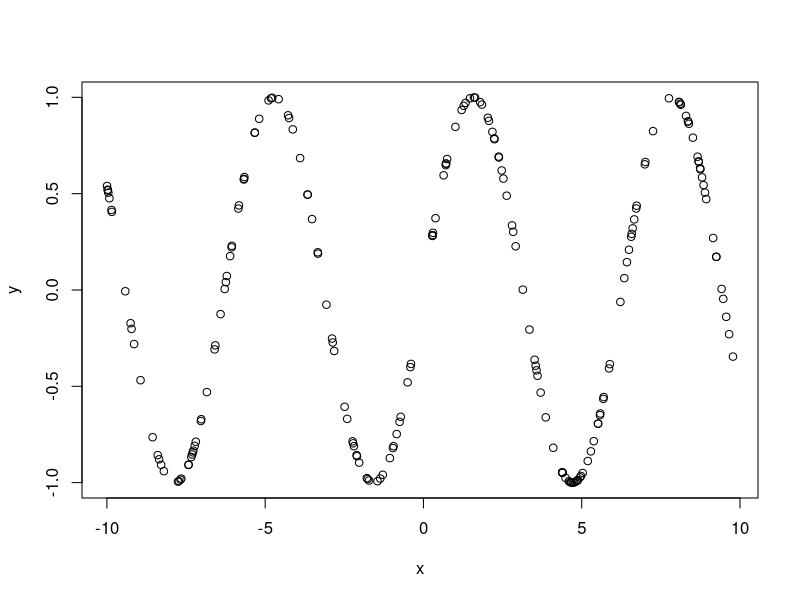
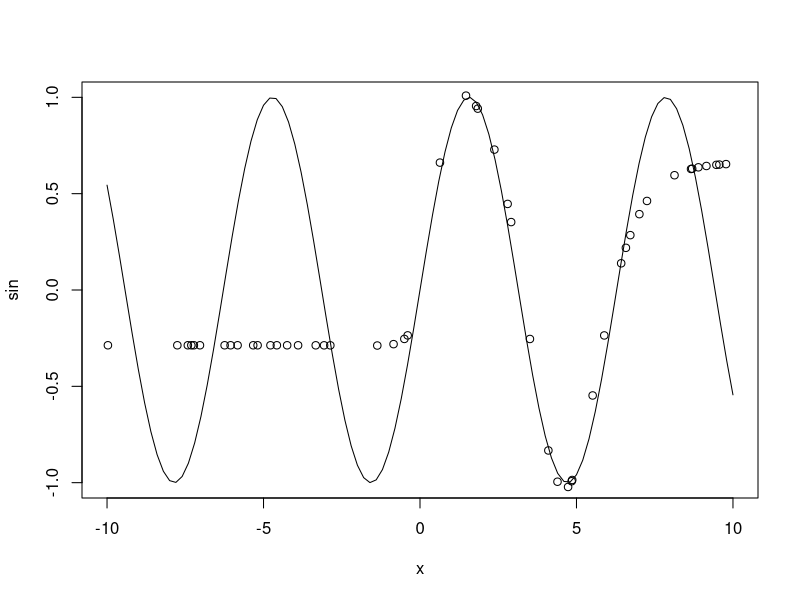
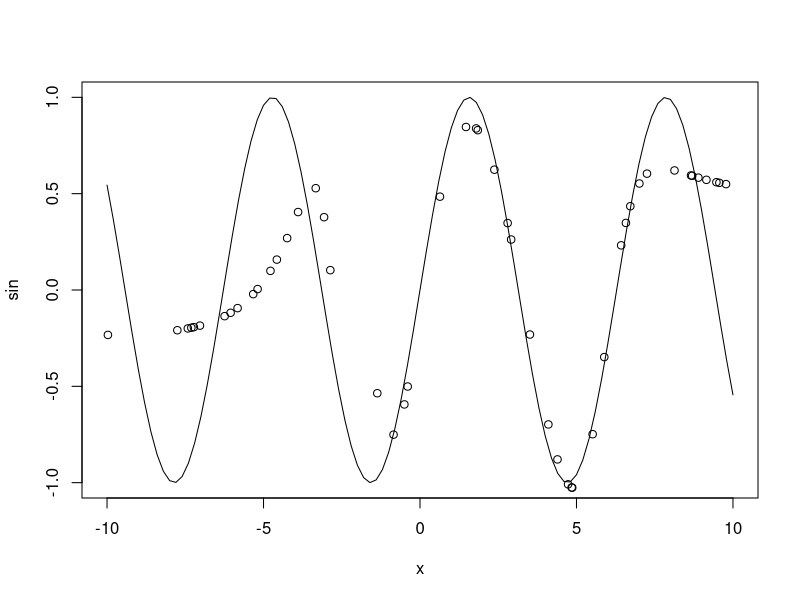

The R script that drew these images, in order:
## ---- chunk 1
set.seed(42)
x<-runif(200, -10, 10) #runif generates random deviates
y<-sin(x) #sine function
plot(x,y)
## ---- chunk 2
x

## ---- chunk 3
weight<-runif(10, -1, 1)

weight

## ---- chunk 4
set.seed(42)
index<-sample(1:length(x),round(0.75*length(x)),replace=FALSE)
reg.train<-data.frame(X=x[index],Y=y[index])
reg.test<-data.frame(X=x[-index],Y=y[-index])
head(reg.train)
## ---- chunk 5
head(reg.test)
## ---- chunk 6
library(nnet)
set.seed(42)
reg.model.1<-nnet(reg.train$X,reg.train$Y,size=3,maxit=50,Wts=weight,linout=TRUE)
## ---- chunk 7
str(reg.model.1)
## ---- chunk 8
predict.model.1<-predict(reg.model.1,data.frame(X=reg.test$X))
str(predict.model.1)
## ---- chunk 9
rmse.reg<-sqrt(sum((reg.test$Y-predict.model.1)^2))
rmse.reg
## ---- chunk 10
plot(sin, -10, 10)
points(reg.test$X,predict.model.1)
## ---- chunk 11
set.seed(42)
reg.model.2<-nnet(reg.train$X,reg.train$Y,size=7,maxit=50,Wts=runif(22, -1, 1),linout=TRUE)

## ---- chunk 12
str(reg.model.2)

## ---- chunk 13
predict.model.2<-predict(reg.model.2,data.frame(X=reg.test$X))
str(predict.model.2)
## ---- chunk 14
rmse.reg<-sqrt(sum((reg.test$Y-predict.model.2)^2))
rmse.reg
## ---- chunk 15
plot(sin, -10, 10)
points(reg.test$X,predict.model.2)
## ---- chunk 16
data<-iris

scale.data<-data.frame(lapply(data[,1:4], function(x) scale(x)))
scale.data$Species<-data$Species

index<-sample(1:nrow(scale.data),round(0.75*nrow(scale.data)),replace=FALSE)
clust.train<-scale.data[index,]
clust.test<-scale.data[-index,]
## ---- chunk 17
set.seed(42)
clust.model<-nnet(Species~.,size=10,Wts=runif(83, -1, 1),data=clust.train)

## ---- chunk 18
predict.model.clust<-predict(clust.model,clust.test[,1:4],type="class")
## ---- chunk 19
Table<-table(clust.test$Species ,predict.model.clust)
Table
## ---- chunk 20
accuracy<-sum(diag(Table))/sum(Table)
accuracy
